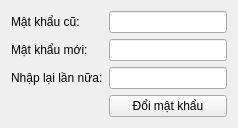
<?xml version="1.0" encoding="UTF-8"?>
<ui version="4.0">
 <class>ChangePass</class>
 <widget class="QWidget" name="ChangePass">
  <property name="geometry">
   <rect>
    <x>0</x>
    <y>0</y>
    <width>238</width>
    <height>125</height>
   </rect>
  </property>
  <property name="windowTitle">
   <string>Form</string>
  </property>
  <layout class="QFormLayout" name="formLayout">
   <item row="0" column="0">
    <widget class="QLabel" name="label">
     <property name="text">
      <string>Mật khẩu cũ:</string>
     </property>
    </widget>
   </item>
   <item row="0" column="1">
    <widget class="QLineEdit" name="txtOld">
     <property name="maxLength">
      <number>20</number>
     </property>
     <property name="echoMode">
      <enum>QLineEdit::Password</enum>
     </property>
    </widget>
   </item>
   <item row="1" column="0">
    <widget class="QLabel" name="label_2">
     <property name="text">
      <string>Mật khẩu mới:</string>
     </property>
    </widget>
   </item>
   <item row="1" column="1">
    <widget class="QLineEdit" name="txtNew">
     <property name="maxLength">
      <number>20</number>
     </property>
     <property name="echoMode">
      <enum>QLineEdit::Password</enum>
     </property>
    </widget>
   </item>
   <item row="2" column="0">
    <widget class="QLabel" name="label_3">
     <property name="text">
      <string>Nhập lại lần nữa:</string>
     </property>
    </widget>
   </item>
   <item row="2" column="1">
    <widget class="QLineEdit" name="txtRepeat">
     <property name="maxLength">
      <number>20</number>
     </property>
     <property name="echoMode">
      <enum>QLineEdit::Password</enum>
     </property>
    </widget>
   </item>
   <item row="4" column="1">
    <widget class="QPushButton" name="pushButton">
     <property name="text">
      <string>Đổi mật khẩu</string>
     </property>
    </widget>
   </item>
  </layout>
 </widget>
 <resources/>
 <connections/>
</ui>
